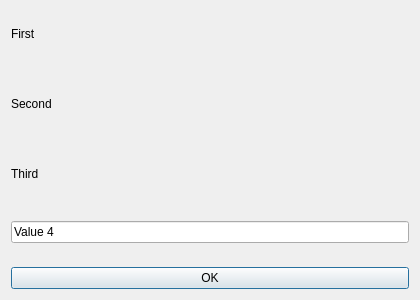
<?xml version="1.0" encoding="UTF-8"?>
<ui version="4.0"><class>Dialog</class><widget class="QDialog" name="Dialog"><property name="geometry"><rect><x>0</x><y>0</y><width>420</width><height>300</height></rect></property><property name="windowTitle"><string>Spacing 4</string></property><layout class="QVBoxLayout" name="verticalLayout"><property name="leftMargin"><number>11</number></property><property name="topMargin"><number>11</number></property><property name="rightMargin"><number>11</number></property><property name="bottomMargin"><number>11</number></property><property name="spacing"><number>24</number></property><item><widget class="QLabel" name="l1"><property name="text"><string>First</string></property></widget></item><item><widget class="QLabel" name="l2"><property name="text"><string>Second</string></property></widget></item><item><widget class="QLabel" name="l3"><property name="text"><string>Third</string></property></widget></item><item><widget class="QLineEdit" name="edit"><property name="text"><string>Value 4</string></property></widget></item><item><widget class="QPushButton" name="ok"><property name="text"><string>OK</string></property></widget></item></layout></widget></ui>
